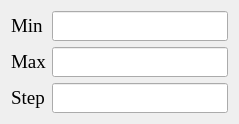
             <widget class="QWidget" name="tab_10">
              <attribute name="title">
               <string>Y Axis</string>
              </attribute>
              <layout class="QGridLayout" name="gridLayout_6">
               <item row="0" column="0">
                <widget class="QLabel" name="label_Ymin">
                 <property name="sizePolicy">
                  <sizepolicy hsizetype="Fixed" vsizetype="Preferred">
                   <horstretch>0</horstretch>
                   <verstretch>0</verstretch>
                  </sizepolicy>
                 </property>
                 <property name="font">
                  <font>
                   <family>Times New Roman</family>
                   <pointsize>14</pointsize>
                  </font>
                 </property>
                 <property name="text">
                  <string>&lt;html&gt;&lt;head/&gt;&lt;body&gt;&lt;p&gt;Min&lt;/p&gt;&lt;/body&gt;&lt;/html&gt;</string>
                 </property>
                </widget>
               </item>
               <item row="0" column="1">
                <widget class="QLineEdit" name="line_Ymin">
                 <property name="sizePolicy">
                  <sizepolicy hsizetype="Preferred" vsizetype="Minimum">
                   <horstretch>0</horstretch>
                   <verstretch>0</verstretch>
                  </sizepolicy>
                 </property>
                 <property name="font">
                  <font>
                   <family>Times New Roman</family>
                   <pointsize>14</pointsize>
                  </font>
                 </property>
                </widget>
               </item>
               <item row="1" column="0">
                <widget class="QLabel" name="label_Ymax">
                 <property name="font">
                  <font>
                   <family>Times New Roman</family>
                   <pointsize>14</pointsize>
                  </font>
                 </property>
                 <property name="text">
                  <string>&lt;html&gt;&lt;head/&gt;&lt;body&gt;&lt;p&gt;Max&lt;/p&gt;&lt;/body&gt;&lt;/html&gt;</string>
                 </property>
                </widget>
               </item>
               <item row="1" column="1">
                <widget class="QLineEdit" name="line_Ymax">
                 <property name="sizePolicy">
                  <sizepolicy hsizetype="Preferred" vsizetype="Minimum">
                   <horstretch>0</horstretch>
                   <verstretch>0</verstretch>
                  </sizepolicy>
                 </property>
                 <property name="font">
                  <font>
                   <family>Times New Roman</family>
                   <pointsize>14</pointsize>
                  </font>
                 </property>
                </widget>
               </item>
               <item row="2" column="0">
                <widget class="QLabel" name="label_Ystep">
                 <property name="font">
                  <font>
                   <family>Times New Roman</family>
                   <pointsize>14</pointsize>
                  </font>
                 </property>
                 <property name="text">
                  <string>&lt;html&gt;&lt;head/&gt;&lt;body&gt;&lt;p&gt;Step&lt;/p&gt;&lt;/body&gt;&lt;/html&gt;</string>
                 </property>
                </widget>
               </item>
               <item row="2" column="1">
                <widget class="QLineEdit" name="lineEdit_Ystep">
                 <property name="sizePolicy">
                  <sizepolicy hsizetype="Preferred" vsizetype="Minimum">
                   <horstretch>0</horstretch>
                   <verstretch>0</verstretch>
                  </sizepolicy>
                 </property>
                 <property name="font">
                  <font>
                   <family>Times New Roman</family>
                   <pointsize>14</pointsize>
                  </font>
                 </property>
                </widget>
               </item>
              </layout>
             </widget>
